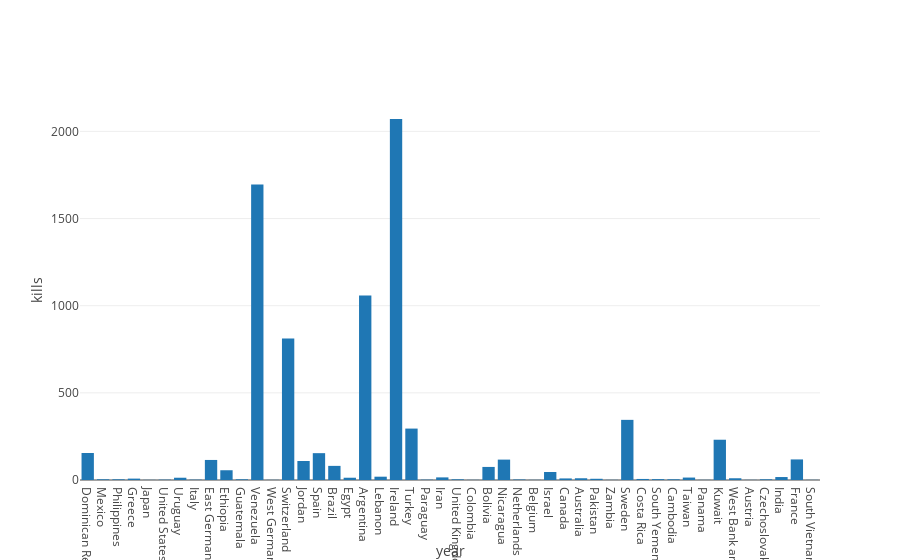

Notebook code for this chart:
### Code cell
traces = go.Bar(
    x = [i for i in dft['country_txt'].unique()],
    y = [HowManyKillsYearCountry(2010, country) \
         for country in dft['country_txt'].unique() \
         if HowManyKillsYearCountry(2010, country) > 0]
)

layout = go.Layout(
    xaxis={'title':'year'}, 
    yaxis={'title':'kills'}
)
data = go.Data([traces])
print(data)
fig = go.Figure(data=data, layout= layout)
iplot(fig)

### Figure 1 — Plotly figure (JSON) as saved in the notebook; plotly's stock layout.template omitted (floating-point values rounded to 4 significant figures; data arrays with more than 128 entries replaced by an {"elided": "..."} marker saying what was removed)
{"data": [{"type": "bar", "x": {"elided": "206 str values"}, "y": [155, 4, 4, 8, 1, 2, 13, 2, 115, 56, 4, 1695, 1, 812, 109, 154, 81, 13, 1058, 19, 2071, 295, 2, 15, 4, 1, 75, 117, 3, 1, 46, 9, 10, 7, 1, 345, 6, 5, 4, 14, 1, 231, 10, 1, 4, 17, 118, 1]}], "layout": {"xaxis": {"title": "year"}, "yaxis": {"title": "kills"}}}
